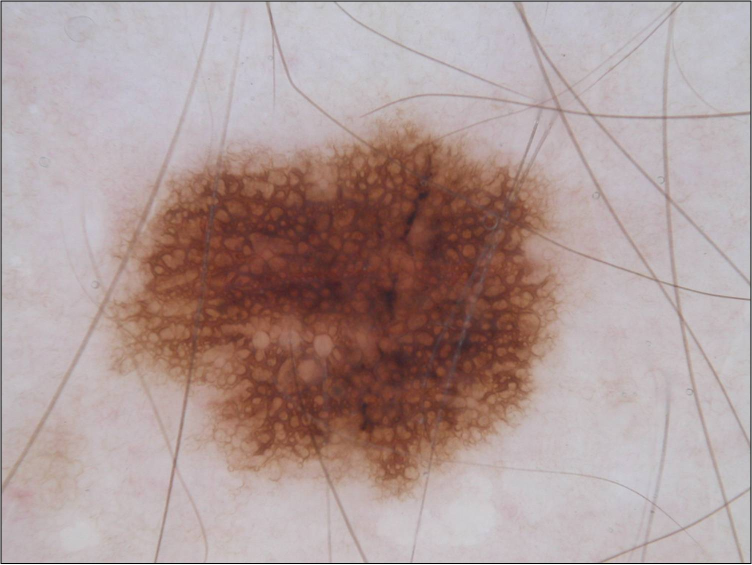
#> input picture Lab3/isic_1.jpg, 1504 x 1129 px (shown at 1/2 size)
$ python noise_and_artifacts.py   (older library calls are emulated)
#> lines starting #> are read from the running program, lines starting #| are printed output that depends on the picture; after the words box and inside, x2 and y2 are one past the last pixel; in counts of white or black regions, pixels touching at a corner belong together
import numpy as np
import matplotlib.pyplot as plt
from skimage.color import rgb2gray
from skimage.morphology import opening, closing, square, disk, convex_hull_image
from skimage.exposure import equalize_adapthist
from skimage.restoration import denoise_tv_chambolle, cycle_spin
from skimage.restoration.inpaint import inpaint_biharmonic
from skimage.filters.rank import equalize
from skimage.filters import gaussian, threshold_otsu, sobel, threshold_local
from skimage.feature import shape_index, canny
from skimage.transform import rescale


# [69 lines left out: functions beautify_head, beautify_lungs, not called in this run]


def remove_hair(image_name):
#> called with image_name = 'isic_1.jpg'
    roi_color = np.s_[200:400, 900:1100, :]
    isic = (plt.imread(image_name).astype(np.float32) / 256.0)[roi_color]
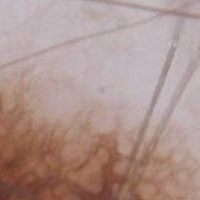
#> isic: shape (200, 200, 3) float32; mean R, G, B 0.683, 0.582, 0.56

    plt.subplot(231)
    plt.imshow(isic, cmap='gray')

    isic_sobel = sobel(rgb2gray(isic))
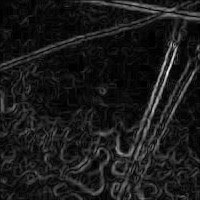
#> isic_sobel: shape (200, 200) float32; min 0, max 0.124, mean 0.013; drawn with min black and max white

    plt.subplot(232)
    plt.imshow(isic_sobel, cmap='gray')

    hair = closing(isic_sobel > 0.02, selem=disk(4))
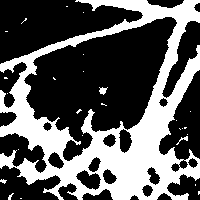
#> hair: shape (200, 200) bool; 36.2% white; 27 white regions (23 under 20 px), largest, box (x1, y1, x2, y2) and area: (0, 0, 200, 200) 14278, (99, 87, 108, 95) 43, (176, 136, 188, 145) 31, (0, 179, 7, 184) 20

    plt.subplot(233)
    plt.imshow(hair, cmap='gray')

    isic[hair] = 0
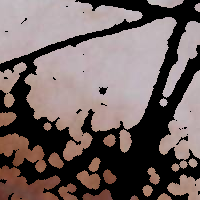
#> isic: shape (200, 200, 3) float32; mean R, G, B 0.45, 0.395, 0.388

    plt.subplot(234)
    plt.imshow(isic)

#> (the run stopped early here; a loop or call above may not have finished)

$ run again, with Lab3/isic_2.jpg copied over Lab3/isic_1.jpg
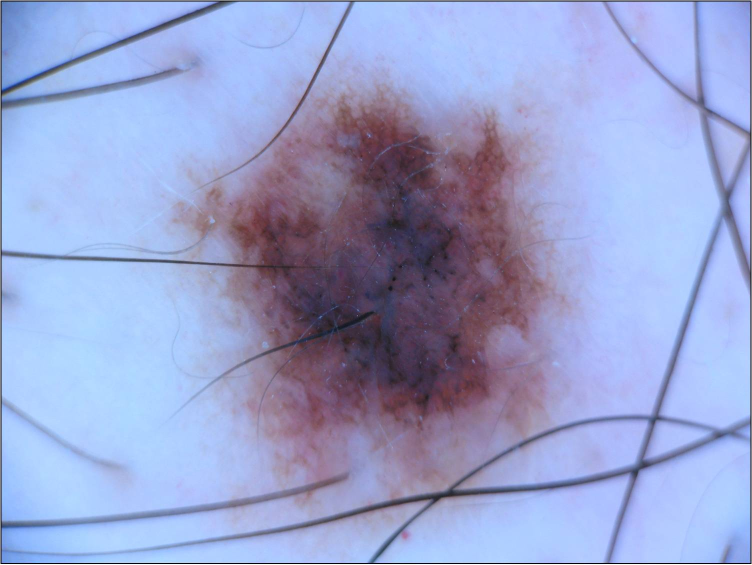
#> input picture Lab3/isic_2.jpg, 1504 x 1129 px (shown at 1/2 size)
#> in remove_hair, `hair = closing(isic_sobel > 0.02, selem=disk(4))`:
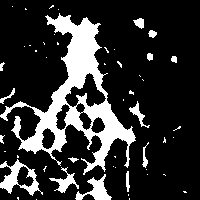
#> hair: shape (200, 200) bool; 19.5% white; 51 white regions (36 under 20 px), largest, box (x1, y1, x2, y2) and area: (0, 13, 136, 175) 5842, (0, 159, 43, 196) 582, (75, 174, 112, 200) 388
#> in remove_hair, `isic[hair] = 0`:
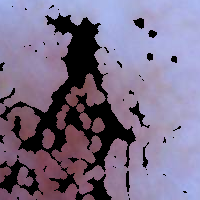
#> isic: shape (200, 200, 3) float32; mean R, G, B 0.485, 0.439, 0.542

$ run again, with Lab3/isic_3.jpg copied over Lab3/isic_1.jpg
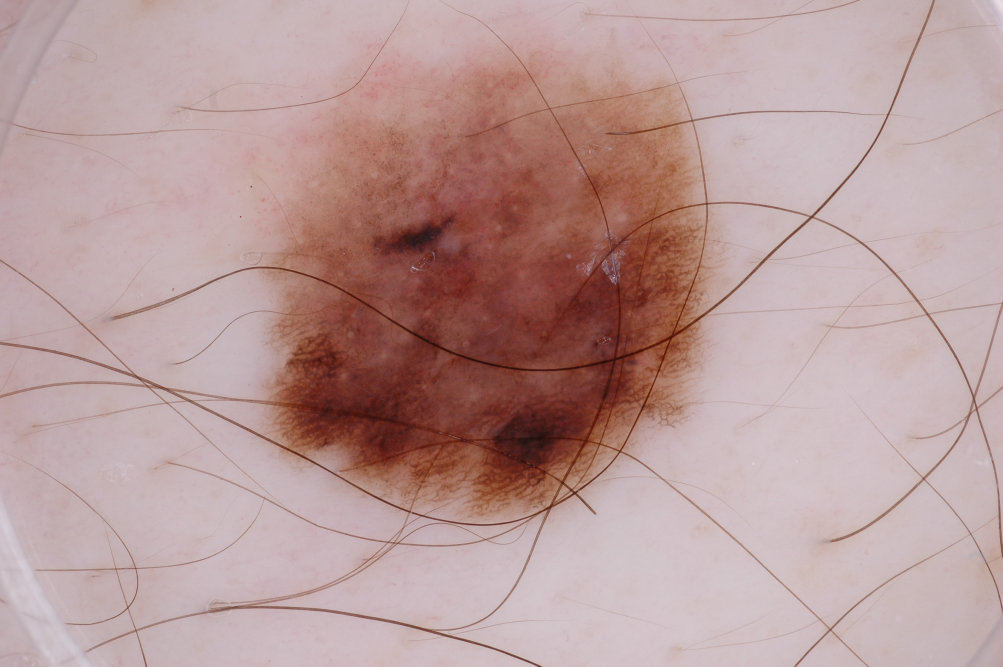
#> input picture Lab3/isic_3.jpg, 3008 x 2000 px (shown at 1/3 size)
#> in remove_hair, `hair = closing(isic_sobel > 0.02, selem=disk(4))`:
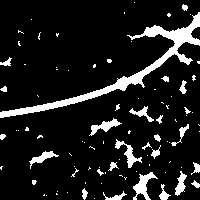
#> hair: shape (200, 200) bool; 11.2% white; 92 white regions (66 under 20 px), largest, box (x1, y1, x2, y2) and area: (0, 12, 200, 118) 2167, (133, 172, 158, 200) 281, (115, 139, 142, 168) 219
#> in remove_hair, `isic[hair] = 0`:
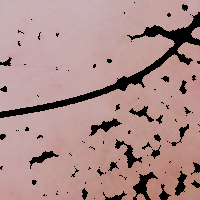
#> isic: shape (200, 200, 3) float32; mean R, G, B 0.681, 0.555, 0.544
